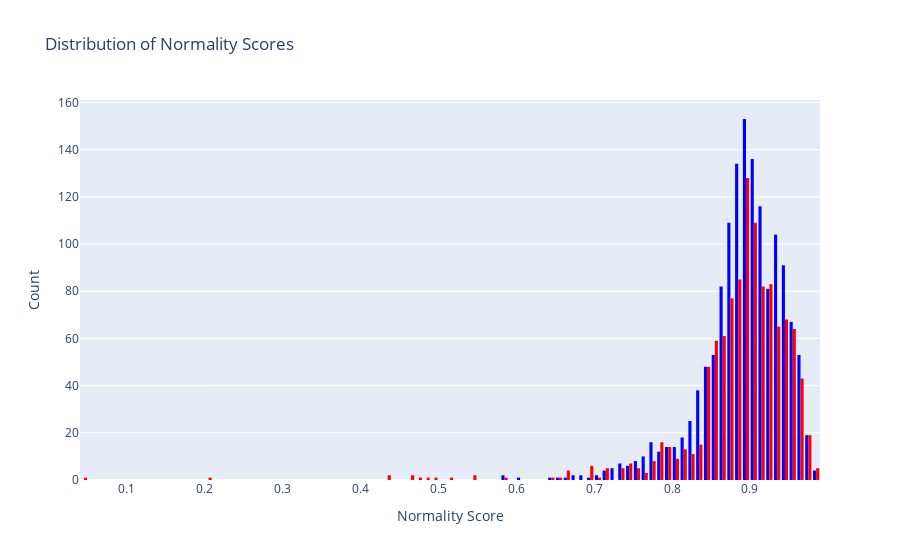

Notebook code cell kept with this figure:
### Code cell
# Plot distribution of normality scores as scatter plot
train_scores = Model1.normality_scores[:len(df_unscaled_train)]
test_scores = Model1.normality_scores[len(df_unscaled_train):]

fig = go.Figure()
fig.add_trace(go.Histogram(x=train_scores, nbinsx=100, marker=dict(color='blue'), showlegend=False,
                            name='Train Scores'))
fig.add_trace(go.Histogram(x=test_scores, nbinsx=100, marker=dict(color='red'), showlegend=False,
                            name='Test Scores'))
fig.update_layout(title='Distribution of Normality Scores', xaxis_title='Normality Score', yaxis_title='Count')
fig.show()

### Figure 1 — Plotly figure (JSON) as saved in the notebook; plotly's stock layout.template omitted (floating-point values rounded to 4 significant figures; data arrays with more than 128 entries replaced by an {"elided": "..."} marker saying what was removed)
{"data": [{"marker": {"color": "blue"}, "name": "Train Scores", "nbinsx": 100, "showlegend": false, "type": "histogram", "x": {"elided": "1440 float values"}}, {"marker": {"color": "red"}, "name": "Test Scores", "nbinsx": 100, "showlegend": false, "type": "histogram", "x": {"elided": "1133 float values"}}], "layout": {"title": {"text": "Distribution of Normality Scores"}, "xaxis": {"title": {"text": "Normality Score"}}, "yaxis": {"title": {"text": "Count"}}}}
